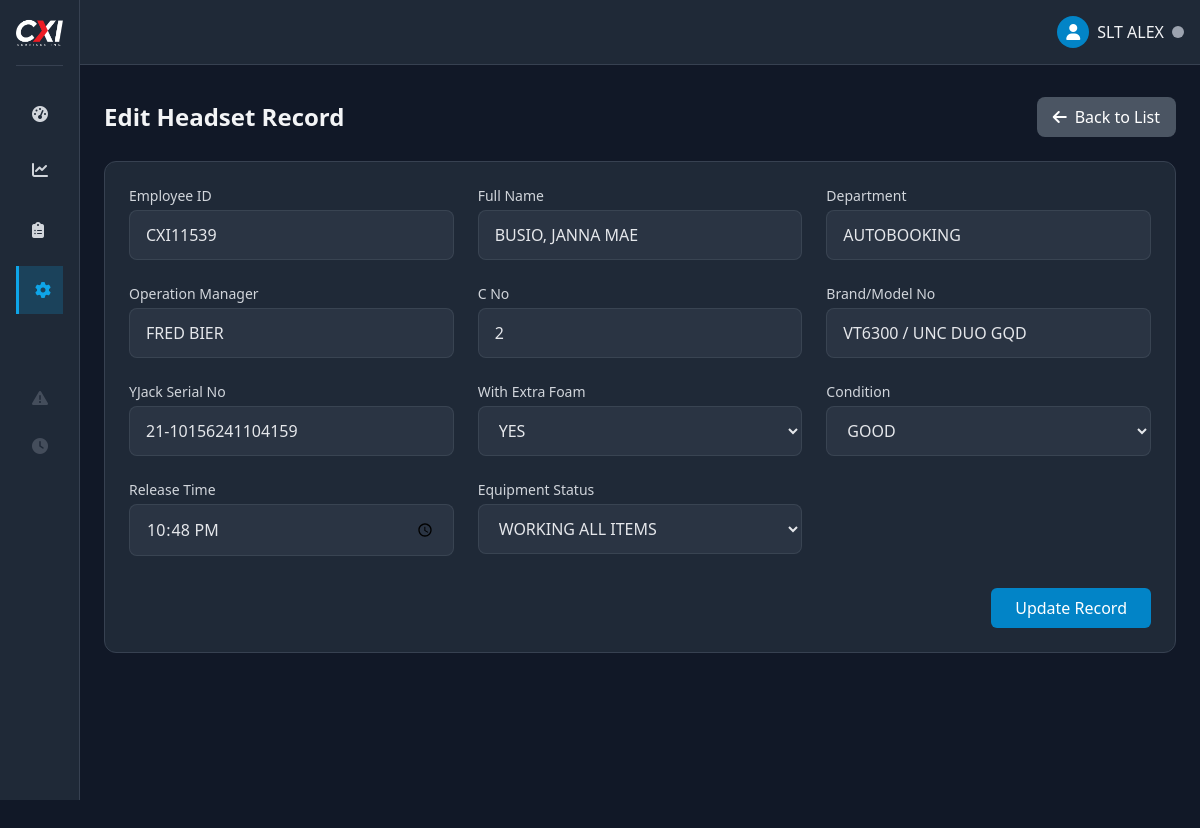
Page /admin/headset_form.php?id=222 (signed in) on the committed database.
### tables this page shows
CREATE TABLE `headset_tracker` (
  `id` int(11) NOT NULL,
  `week_beginning` date DEFAULT NULL,
  `date_issued` date NOT NULL,
  `employee_id` varchar(50) NOT NULL,
  `full_name` varchar(100) NOT NULL,
  `department` varchar(100) NOT NULL,
  `operation_manager` varchar(100) NOT NULL,
  `brand_model_no` varchar(100) NOT NULL,
  `c_no` varchar(50) DEFAULT NULL,
  `yjack_serial_no` varchar(50) DEFAULT NULL,
  `w_xtra_foam` enum('YES','NO') DEFAULT 'NO',
  `_condition` varchar(50) NOT NULL,
  `release_by` varchar(100) NOT NULL,
  `release_time` time NOT NULL,
  `received_by` varchar(100) NOT NULL,
  `return_time` time DEFAULT NULL,
  `return_date` varchar(20) DEFAULT NULL,
  `equipment_status` enum('WORKING ALL ITEMS','NOT WORKING - HEADSET','NOT WORKING - YJACK','WITH ISSUE') DEFAULT NULL,
  `remarks` text DEFAULT NULL,
  `status` enum('PENDING','RETURNED') NOT NULL,
  `created_at` timestamp NOT NULL DEFAULT current_timestamp(),
  `updated_at` timestamp NOT NULL DEFAULT current_timestamp() ON UPDATE current_timestamp()
);

### admin/headset_form.php (the view, shortened to what this page needs)
<?php
require_once '../includes/functions.php';
$id = isset($_GET['id']) ? (int)$_GET['id'] : 0;
$action = $id ? 'edit' : 'create';
$record = null;
$id = isset($_GET['id']) ? (int)$_GET['id'] : 0;
if ($id) {
    try {
        $stmt = $pdo->prepare("SELECT * FROM headset_tracker WHERE id = ?");
        $stmt->execute([$id]);
        $record = $stmt->fetch();
    } catch (PDOException $e) {
        $_SESSION['error'] = "Error fetching record: " . $e->getMessage();
        redirect('inventory_tracker.php?tab=headset');
    }
}
require_once '../components/layout.php';
?>
<div class="pt-2 min-h-screen">
    <main class="p-6">
        <div class="flex justify-between items-center mb-6">
            <h1 class="text-2xl font-bold"><?= $action === 'create' ? 'Add New' : 'Edit' ?> Headset Record</h1>
            <a href="inventory_tracker.php?tab=headset" class="bg-gray-600 hover:bg-gray-500 text-white px-4 py-2 rounded-lg flex items-center">
                <i class="fas fa-arrow-left mr-2"></i> Back to List
            </a>
        </div>
        <form method="post" class="bg-gray-800 rounded-xl border border-gray-700 p-6">
            <div class="grid grid-cols-1 md:grid-cols-2 lg:grid-cols-3 gap-6">
                <div class="relative">
                    <label for="employee_id" class="block text-sm font-medium text-gray-300 mb-1">Employee ID</label>
                    <input type="text" id="employee_id" name="employee_id" value="<?= $record ? htmlspecialchars($record['employee_id']) : '' ?>" required
                           class="w-full px-4 py-3 bg-gray-700/50 border border-gray-600/50 rounded-lg text-gray-200"
                           style="text-transform: uppercase;"
                           onchange="fetchEmployeeDetails(this.value)"
                           autocomplete="off">
                </div>
                <div>
                    <label for="full_name" class="block text-sm font-medium text-gray-300 mb-1">Full Name</label>
                    <input type="text" id="full_name" name="full_name" value="<?= $record ? htmlspecialchars($record['full_name']) : '' ?>" required
                           class="w-full px-4 py-3 bg-gray-700/50 border border-gray-600/50 rounded-lg text-gray-200"
                           style="text-transform: uppercase;"
                           onchange="searchEmployees(this.value)">
                </div>
                <div>
                    <label for="department" class="block text-sm font-medium text-gray-300 mb-1">Department</label>
                    <input type="text" id="department" name="department" value="<?= $record ? htmlspecialchars($record['department']) : '' ?>" required
                           class="w-full px-4 py-3 bg-gray-700/50 border border-gray-600/50 rounded-lg text-gray-200"
                           style="text-transform: uppercase;" readonly>
                </div>
                <div>
                    <label for="operation_manager" class="block text-sm font-medium text-gray-300 mb-1">Operation Manager</label>
                    <input type="text" id="operation_manager" name="operation_manager" value="<?= $record ? htmlspecialchars($record['operation_manager']) : '' ?>" required
                           class="w-full px-4 py-3 bg-gray-700/50 border border-gray-600/50 rounded-lg text-gray-200"
                           style="text-transform: uppercase;" readonly>
                </div>
                <div>
                    <label for="c_no" class="block text-sm font-medium text-gray-300 mb-1">C No</label>
                    <input type="text" id="c_no" name="c_no" value="<?= $record ? htmlspecialchars($record['c_no']) : '' ?>"
                           class="w-full px-4 py-3 bg-gray-700/50 border border-gray-600/50 rounded-lg text-gray-200"
                           style="text-transform: uppercase;"
                           onchange="fetchHeadsetDetails(this.value)">
                </div>
                <div>
                    <label for="brand_model_no" class="block text-sm font-medium text-gray-300 mb-1">Brand/Model No</label>
                    <input type="text" id="brand_model_no" name="brand_model_no" value="<?= $record ? htmlspecialchars($record['brand_model_no']) : '' ?>" required
                           class="w-full px-4 py-3 bg-gray-700/50 border border-gray-600/50 rounded-lg text-gray-200"
                           style="text-transform: uppercase;" readonly>
                </div>
                <div>
                    <label for="yjack_serial_no" class="block text-sm font-medium text-gray-300 mb-1">YJack Serial No</label>
                    <input type="text" id="yjack_serial_no" name="yjack_serial_no" value="<?= $record ? htmlspecialchars($record['yjack_serial_no']) : '' ?>"
                           class="w-full px-4 py-3 bg-gray-700/50 border border-gray-600/50 rounded-lg text-gray-200"
                           style="text-transform: uppercase;" readonly>
                </div>
                <div>
                    <label for="w_xtra_foam" class="block text-sm font-medium text-gray-300 mb-1">With Extra Foam</label>
                    <select id="w_xtra_foam" name="w_xtra_foam" required
                            class="w-full px-4 py-3 bg-gray-700/50 border border-gray-600/50 rounded-lg text-gray-200"
                            style="text-transform: uppercase;">
                        <option value="YES" <?= $record && $record['w_xtra_foam'] === 'YES' ? 'selected' : '' ?>>YES</option>
                    </select>
                </div>
                <div>
                    <label for="_condition" class="block text-sm font-medium text-gray-300 mb-1">Condition</label>
                    <select id="_condition" name="_condition" required
                            class="w-full px-4 py-3 bg-gray-700/50 border border-gray-600/50 rounded-lg text-gray-200"
                            style="text-transform: uppercase;">
                        <option value="GOOD" <?= $record && $record['_condition'] === 'GOOD' ? 'selected' : '' ?>>GOOD</option>
                    </select>
                </div>
                <div>
                    <label for="release_time" class="block text-sm font-medium text-gray-300 mb-1">Release Time</label>
                    <input type="time" id="release_time" name="release_time" value="<?= $record ? htmlspecialchars($record['release_time']) : date('H:i') ?>" required
                           class="w-full px-4 py-3 bg-gray-700/50 border border-gray-600/50 rounded-lg text-gray-200"
                           style="text-transform: uppercase;">
                </div>
                <div>
                    <label for="equipment_status" class="block text-sm font-medium text-gray-300 mb-1">Equipment Status</label>
                    <select id="equipment_status" name="equipment_status" required
                            class="w-full px-4 py-3 bg-gray-700/50 border border-gray-600/50 rounded-lg text-gray-200"
                            style="text-transform: uppercase;">
                        <option value="WORKING ALL ITEMS" <?= $record && $record['equipment_status'] === 'WORKING ALL ITEMS' ? 'selected' : '' ?>>WORKING ALL ITEMS</option>
                    </select>
                </div>
            </div>
            <div class="mt-8 flex justify-end">
                <button type="submit" class="bg-primary-600 hover:bg-primary-700 text-white px-6 py-2 rounded-md">
                    <?= $action === 'create' ? 'Create Record' : 'Update Record' ?>
                </button>
            </div>
        </form>
    </main>
</div>

### rows in the picture
headset_tracker: employee_id "CXI11539", full_name "BUSIO, JANNA MAE", department "AUTOBOOKING", operation_manager "FRED BIER", c_no "2", brand_model_no "VT6300 / UNC DUO GQD", yjack_serial_no "21-10156241104159", w_xtra_foam "YES", _condition "GOOD", release_time "22:48:00", equipment_status "WORKING ALL ITEMS"

### other values in the picture
$_SESSION['nickname'] "SLT ALEX"
